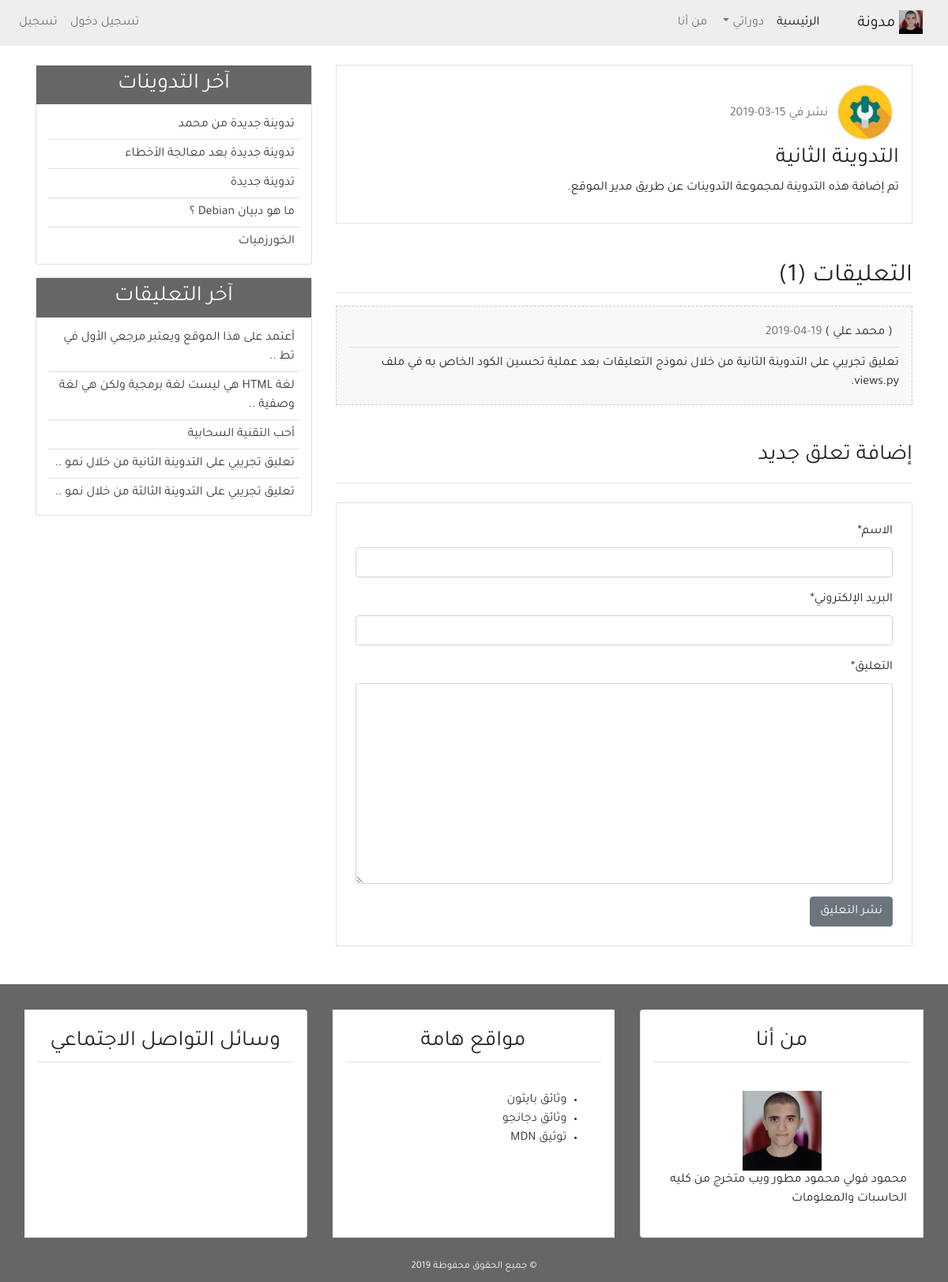
The page /detail/2/ on the database its author committed.
### blog/models.py (models this page shows, shortened)
class Post(models.Model):
    title = models.CharField(max_length=100)
    content = models.TextField()
    post_date = models.DateTimeField(default=timezone.now)
    post_update = models.DateTimeField(auto_now=True)
    author = models.ForeignKey(User, on_delete=models.CASCADE)
    def __str__(self):
        return self.title
    class Meta:
        ordering = ('-post_date', )

class Comment(models.Model):
    name = models.CharField(max_length=50, verbose_name='الاسم')
    email = models.EmailField(verbose_name='البريد الإلكتروني')
    body = models.TextField(verbose_name='التعليق')
    comment_date = models.DateTimeField(auto_now_add=True)
    active = models.BooleanField(default=False)
    post = models.ForeignKey(
        Post, on_delete=models.CASCADE, related_name='comments')
    class Meta:
        ordering = ('-comment_date',)

### user/models.py (models this page shows, shortened)
class Profile(models.Model):
    image = models.ImageField(default='default.jpg', upload_to='profile_pics')
    user = models.OneToOneField(User, on_delete=models.CASCADE)

### blog/views.py (the view)
# urls.py: path('detail/<int:post_id>/', views.post_detail, name='detail'),
def post_detail(request, post_id):
    post = get_object_or_404(Post, pk=post_id)
    comments = post.comments.filter(active=True)
    if request.method == 'POST':
        comment_form = NewComment(data=request.POST)
        if comment_form.is_valid():
            new_comment = comment_form.save(commit=False)
            new_comment.post = post
            new_comment.save()
            comment_form = NewComment()
    else:
        comment_form = NewComment()
    context = {
        'title': post,
        'post': post,
        'comments': comments,
        'comment_form': comment_form,
    }
    return render(request, 'blog/detail.html', context)

### blog/forms.py
class NewComment(forms.ModelForm):
    class Meta:
        model = Comment
        fields = ('name', 'email', 'body')

### blog/templatetags/post_tag.py (called while the page is built)
@register.inclusion_tag('blog/latest_posts.html')
def latest_posts():
    context = {
        'l_posts': Post.objects.all()[0:5],
    }
    return context

@register.inclusion_tag('blog/latest_comments.html')
def latest_comments():
    context = {
        'l_comments': Comment.objects.filter(active=True)[:5],
    }
    return context

### blog/templates/blog/detail.html (shortened to what this page needs)
{% extends 'blog/base.html' %}
{% block content %}
{% load crispy_forms_tags %}
<div class="border p-3 mb-3">
    <img class="img-fluid rounded-circle border m-2" style="width: 70px; height:70px;"
        src="{{post.author.profile.image.url}}" alt="صورة الناشر">
    <span class="text-secondary">نشر في {{post.post_date|date:'d-m-Y'}}</span>
    <h3>{{post.title}}</h3>
    <p>{{post.content}}</p>
</div>
<h2 class="border-bottom mt-5 mb-3">التعليقات ({{comments.count}})</h2>
{% for comment in comments %}
<ul class="p-3 comment">
    <h6 class="border-bottom p-2">( {{comment.name}} ) <span
            class="text-secondary">{{comment.comment_date|date:'d-m-Y'}}</span></h6>
    {{comment.body}}
</ul>
{% empty %}
<h6 class="text-center p-4 mb-3 comment">لا يوجد تعليقات</h6>
{% endfor %}
<h3 class="border-bottom pb-3 mb-3 mt-5">إضافة تعلق جديد</h3>
<div class="border p-4 mb-5 mt-4">
    <form method="POST">
        {{comment_form|crispy}}
        <input class="btn btn-secondary" type="submit" value="نشر التعليق">
    </form>
</div>
{% endblock content %}

### blog/templates/blog/latest_posts.html
<ul class="list-group-flush latest-post">
    {% for post in l_posts %}
    <li class="list-group-item latest-post-item">
        <a class="text-dark" href="{% url 'detail' post.id %}">{{post.title}}</a>
    </li>
    {% empty %}
    <li class="list-group-item latest-post-item">لا يوجد تدوينات</li>
    {% endfor %}
</ul>

### blog/templates/blog/latest_comments.html
<ul class="list-group-flush latest-comment">
    {% for comment in l_comments %}
    <li class="list-group-item latest-comment-item">
        <a class="text-dark" href="{% url 'detail' comment.post.id %}">
            {% if comment.body|length > 40 %}
            {{comment.body|slice:'45'}} ..
            {% else %}
            {{comment.body}}
            {% endif %}
        </a>
    </li>
    {% empty %}
    <li class="list-group-item latest-comment-item">لا يوجد تعليقات</li>
    {% endfor %}
</ul>

### blog/static/blog/css/main.css (style rules this page uses)
html, body { direction: rtl; text-align: right; }
body { font-family: 'Tajawal', sans-serif; }
.latest-post, .latest-comment { padding: 0 15px; }
.latest-post .latest-post-item, .latest-comment .latest-comment-item { padding: 6px; }
.latest-post li:first-child, .latest-comment li:first-child { border-top: 0; }
.latest-post li:last-child, .latest-comment li:last-child { border-bottom: 0; padding-bottom: 0; }
.comment { background-color: #f8f8f8; border: 1px dashed #CCC; }

### rows shown on the page
Post: author.profile.image (picture), post_date "15-03-2019", title "التدوينة الثانية", content "تم إضافة هذه التدوينة لمجموعة التدوينات عن طريق مدير الموقع."
Comment: name "محمد علي", comment_date "19-04-2019", body "تعليق تجريبي على التدوينة الثانية من خلال نموذج التعليقات بعد عملية تحسين الكود الخاص به في ملف views.py.", body "تعليق تجريبي على التدوينة الثانية من خلال نمو"
Post: title "تدوينة جديدة من محمد"
Post: title "تدوينة جديدة بعد معالجة الأخطاء"
Post: title "تدوينة جديدة"
Post: title "ما هو دبيان Debian ؟"
Post: title "الخورزميات"
Comment: body "أعتمد على هذا الموقع ويعتبر مرجعي الأول في تط"
Comment: body "لغة HTML هي ليست لغة برمجية ولكن هي لغة وصفية"
Comment: body "أحب التقنية السحابية"
Comment: body "تعليق تجريبي على التدوينة الثالثة من خلال نمو"

### other values the page prints
{{ comments.count }} "1"
